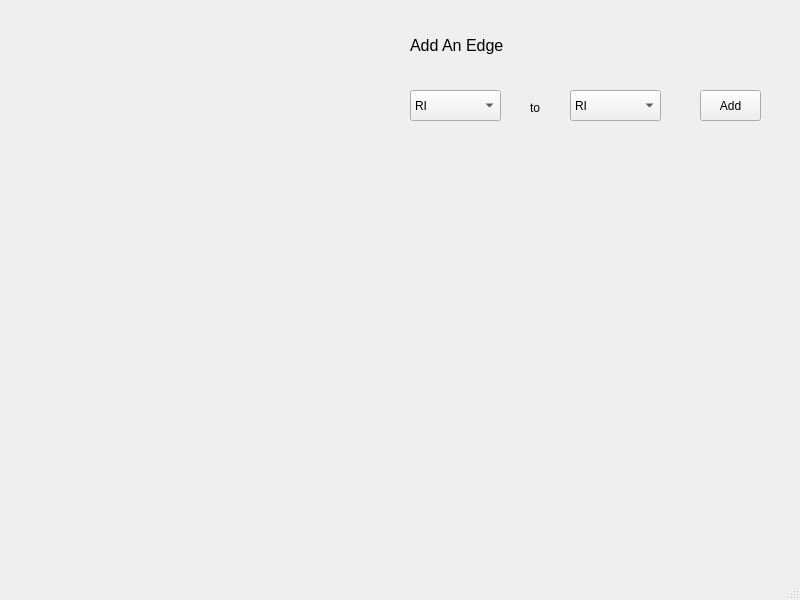
<?xml version="1.0" encoding="UTF-8"?>
<ui version="4.0">
 <class>MainWindow</class>
 <widget class="QMainWindow" name="MainWindow">
  <property name="geometry">
   <rect>
    <x>0</x>
    <y>0</y>
    <width>800</width>
    <height>600</height>
   </rect>
  </property>
  <property name="windowTitle">
   <string>MainWindow</string>
  </property>
  <widget class="QWidget" name="centralwidget">
   <widget class="QWidget" name="gridLayoutWidget">
    <property name="geometry">
     <rect>
      <x>30</x>
      <y>60</y>
      <width>311</width>
      <height>411</height>
     </rect>
    </property>
    <layout class="QGridLayout" name="gridLayout">
     <item row="0" column="0">
      <widget class="QWidget" name="widget" native="true"/>
     </item>
    </layout>
   </widget>
   <widget class="QLabel" name="Edge_Title_2">
    <property name="geometry">
     <rect>
      <x>410</x>
      <y>30</y>
      <width>131</width>
      <height>31</height>
     </rect>
    </property>
    <property name="font">
     <font>
      <pointsize>12</pointsize>
     </font>
    </property>
    <property name="text">
     <string>Add An Edge</string>
    </property>
   </widget>
   <widget class="QComboBox" name="comboBoxFrom_2">
    <property name="geometry">
     <rect>
      <x>410</x>
      <y>90</y>
      <width>91</width>
      <height>31</height>
     </rect>
    </property>
    <item>
     <property name="text">
      <string>RI</string>
     </property>
    </item>
    <item>
     <property name="text">
      <string>JK</string>
     </property>
    </item>
    <item>
     <property name="text">
      <string>HU</string>
     </property>
    </item>
    <item>
     <property name="text">
      <string>SE</string>
     </property>
    </item>
    <item>
     <property name="text">
      <string>KH</string>
     </property>
    </item>
   </widget>
   <widget class="QLabel" name="label_2">
    <property name="geometry">
     <rect>
      <x>530</x>
      <y>100</y>
      <width>31</width>
      <height>16</height>
     </rect>
    </property>
    <property name="text">
     <string>to</string>
    </property>
   </widget>
   <widget class="QPushButton" name="pushButton_addEdge_2">
    <property name="geometry">
     <rect>
      <x>700</x>
      <y>90</y>
      <width>61</width>
      <height>31</height>
     </rect>
    </property>
    <property name="text">
     <string>Add</string>
    </property>
   </widget>
   <widget class="QComboBox" name="comboBoxFrom_3">
    <property name="geometry">
     <rect>
      <x>570</x>
      <y>90</y>
      <width>91</width>
      <height>31</height>
     </rect>
    </property>
    <item>
     <property name="text">
      <string>RI</string>
     </property>
    </item>
    <item>
     <property name="text">
      <string>JK</string>
     </property>
    </item>
    <item>
     <property name="text">
      <string>HU</string>
     </property>
    </item>
    <item>
     <property name="text">
      <string>SE</string>
     </property>
    </item>
    <item>
     <property name="text">
      <string>KH</string>
     </property>
    </item>
   </widget>
  </widget>
  <widget class="QMenuBar" name="menubar">
   <property name="geometry">
    <rect>
     <x>0</x>
     <y>0</y>
     <width>800</width>
     <height>26</height>
    </rect>
   </property>
  </widget>
  <widget class="QStatusBar" name="statusbar"/>
 </widget>
 <resources/>
 <connections/>
</ui>
